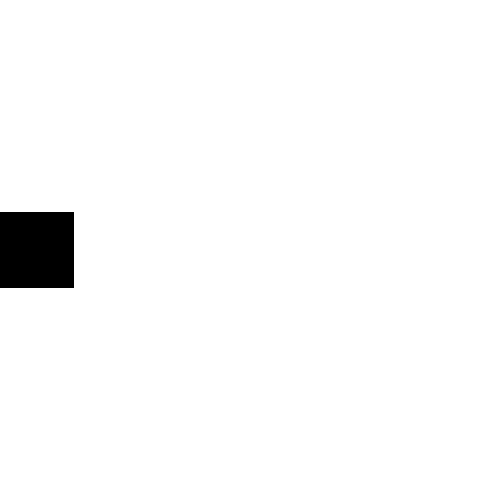
Frame 1 (no input)
Frame 60 (the mouse pressed at the canvas centre just before this capture): identical to frame 1, image omitted
Frame 120 (the mouse held since frame 60 and released just before this capture): identical to frame 1, image omitted

The Processing sketch that drew this single still picture (run headless with seeded random() and noise(); from frame 60 on, the mouse is pressed at the canvas centre):

// Processing sketch: BOX_THE_GAME
// ── BOX_THE_GAME.pde
float xpos = 36;
float ypos = 250;
float r = 0;
float g = 0;
float b = 0;

void setup () {
  size( 500, 500);
  
  
  
}
void draw () {
 background (255);
  
  rectMode(CENTER);
  fill (r,g,b);
  rect (xpos, ypos, 75,75);
  
    println("xpos=", xpos);
    
    // RIGHT
    
    if (key == CODED) {
    if (keyCode == RIGHT) {
      xpos = xpos + 1;
      xpos = constrain (xpos,36, 462);
      //LEFT
    } else if (keyCode == LEFT) {
       xpos = xpos - 1;
      xpos = constrain (xpos,36, 462);
      
      //UP
    } else if (keyCode == UP) {
       ypos = ypos - 1;
      ypos = constrain (ypos,38, 462);
      //DOWN
    } else if (keyCode == DOWN) {
       ypos = ypos + 1;
      ypos = constrain (ypos,38, 462);
    } 
    
    //STOP
    else if (keyCode == SHIFT) {
       xpos = xpos - 0;
       ypos = ypos - 0;
       //COLOR
       }  else if (keyCode == CONTROL) {
         r = random(255);
                  g = random(255);
                           b = random(255);
       } 
  
    //STATIONARYY
  } else {
    xpos = xpos + 0;
  }
}
  
  
